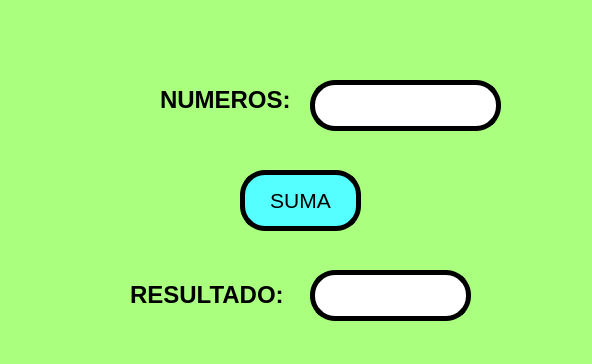
<?xml version="1.0" encoding="UTF-8"?>
<ui version="4.0">
 <class>MainWindow</class>
 <widget class="QMainWindow" name="MainWindow">
  <property name="geometry">
   <rect>
    <x>0</x>
    <y>0</y>
    <width>592</width>
    <height>364</height>
   </rect>
  </property>
  <property name="font">
   <font>
    <pointsize>18</pointsize>
   </font>
  </property>
  <property name="windowTitle">
   <string>Programa03</string>
  </property>
  <property name="styleSheet">
   <string notr="true">background-color: rgb(85, 170, 255);
background-color: rgb(255, 255, 127);
background-color: rgb(255, 255, 127);
background-color: rgb(170, 255, 127);</string>
  </property>
  <widget class="QWidget" name="centralwidget">
   <widget class="QPushButton" name="btn_sumar">
    <property name="geometry">
     <rect>
      <x>240</x>
      <y>170</y>
      <width>121</width>
      <height>61</height>
     </rect>
    </property>
    <property name="font">
     <font>
      <pointsize>16</pointsize>
     </font>
    </property>
    <property name="autoFillBackground">
     <bool>false</bool>
    </property>
    <property name="styleSheet">
     <string notr="true">background-color: rgb(85, 255, 255);
border-radius: 25px;
border: 5px solid black;</string>
    </property>
    <property name="text">
     <string>SUMA</string>
    </property>
    <property name="autoDefault">
     <bool>false</bool>
    </property>
   </widget>
   <widget class="QLabel" name="label">
    <property name="geometry">
     <rect>
      <x>160</x>
      <y>80</y>
      <width>141</width>
      <height>41</height>
     </rect>
    </property>
    <property name="styleSheet">
     <string notr="true"/>
    </property>
    <property name="text">
     <string>&lt;html&gt;&lt;head/&gt;&lt;body&gt;&lt;p&gt;&lt;span style=&quot; font-size:18pt; font-weight:600;&quot;&gt;NUMEROS:&lt;/span&gt;&lt;/p&gt;&lt;/body&gt;&lt;/html&gt;</string>
    </property>
   </widget>
   <widget class="QLabel" name="label_5">
    <property name="geometry">
     <rect>
      <x>130</x>
      <y>280</y>
      <width>161</width>
      <height>31</height>
     </rect>
    </property>
    <property name="styleSheet">
     <string notr="true"/>
    </property>
    <property name="text">
     <string>&lt;html&gt;&lt;head/&gt;&lt;body&gt;&lt;p&gt;&lt;span style=&quot; font-size:18pt; font-weight:600; color:#000000;&quot;&gt;RESULTADO:&lt;/span&gt;&lt;/p&gt;&lt;/body&gt;&lt;/html&gt;</string>
    </property>
   </widget>
   <widget class="QLineEdit" name="txt_A">
    <property name="geometry">
     <rect>
      <x>310</x>
      <y>80</y>
      <width>191</width>
      <height>51</height>
     </rect>
    </property>
    <property name="font">
     <font>
      <pointsize>18</pointsize>
     </font>
    </property>
    <property name="styleSheet">
     <string notr="true">background-color: rgb(85, 255, 255);
background-color: rgb(255, 255, 255);
border-radius: 25px;
border: 5px solid black;
</string>
    </property>
    <property name="text">
     <string/>
    </property>
   </widget>
   <widget class="QLineEdit" name="txt_resultado">
    <property name="geometry">
     <rect>
      <x>310</x>
      <y>270</y>
      <width>161</width>
      <height>51</height>
     </rect>
    </property>
    <property name="font">
     <font>
      <pointsize>18</pointsize>
     </font>
    </property>
    <property name="styleSheet">
     <string notr="true">background-color: rgb(85, 255, 255);
background-color: rgb(255, 255, 255);
border-radius: 25px;
border: 5px solid black;
</string>
    </property>
   </widget>
  </widget>
  <widget class="QMenuBar" name="menubar">
   <property name="geometry">
    <rect>
     <x>0</x>
     <y>0</y>
     <width>592</width>
     <height>21</height>
    </rect>
   </property>
  </widget>
  <widget class="QStatusBar" name="statusbar"/>
 </widget>
 <resources/>
 <connections/>
</ui>
